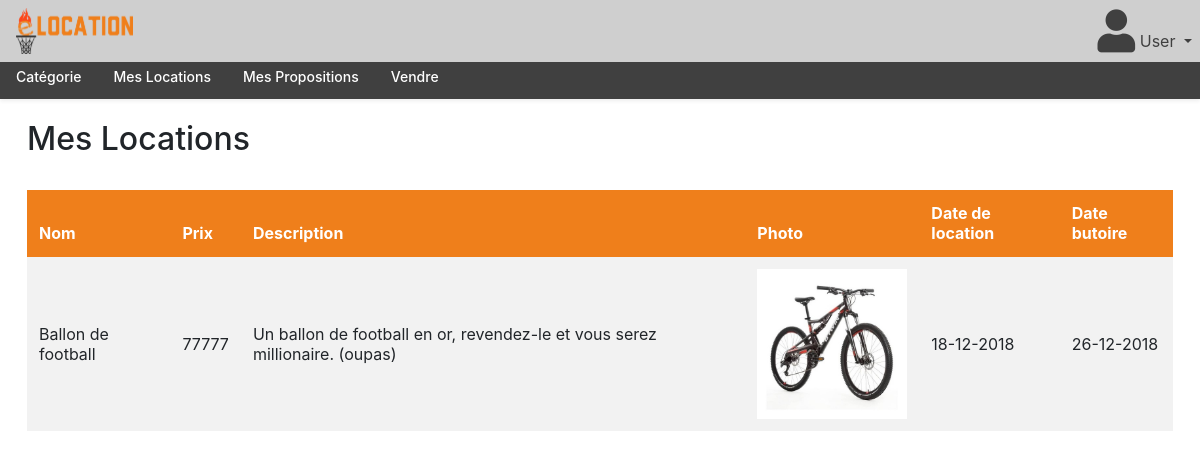
The app's page /index.php?page=accueil&rub=loc (signed in) with its own data.
### tables this page shows
CREATE TABLE `article` (
  `id` int(11) NOT NULL,
  `nom` varchar(45) NOT NULL,
  `description` text NOT NULL,
  `prix_journee` int(11) NOT NULL,
  `lien_photo` varchar(200) NOT NULL,
  `statut` enum('dispo','loue','reserve') NOT NULL DEFAULT 'dispo',
  `etat` enum('neuf','abime') NOT NULL DEFAULT 'neuf'
);

CREATE TABLE `louer` (
  `id` int(11) NOT NULL,
  `date_location` date NOT NULL,
  `date_butoire` date NOT NULL,
  `date_reelle` date DEFAULT NULL,
  `note` int(11) DEFAULT NULL,
  `commentaire` text,
  `action_id` int(11) NOT NULL,
  `point_relais_id` int(11) NOT NULL
);

### models/requete.php (called while the page is built, shortened)
        </script>    <?php
function affichage_location() {
    include('models/db_connect.php');
    $affichage_location = $bdd->query("SELECT article.nom as Nom, article.prix_journee as Prix, article.lien_photo as Photo, article.description as Description, louer.date_location as Date_de_location, louer.date_butoire as Date_butoire FROM article JOIN action ON article.id = action.article_id JOIN louer ON action.id = louer.action_id JOIN utilisateur ON action.utilisateur_id = utilisateur.id WHERE utilisateur.id = ".$_SESSION['id']." AND louer.date_reelle IS NULL ");
    return($affichage_location);
}
?>

### views/template/mes_locations.php (the view)
<div class="container" style="max-width: 98%;margin-top: 5%">
  <br><h2>Mes Locations</h2><br>
    <table class="table table-striped table-hover" style="align-center: auto;">
        <thead class="thead-dark">
            <tr>
                <th scope="col">Nom</th>
                <th scope="col">Prix</th>
                <th scope="col">Description</th>
                <th scope="col">Photo</th>
                <th scope="col">Date de location</th>
                <th scope="col">Date butoire</th>
            </tr>
        </thead>
        <tbody>
        <?php
    while($donneesAffichage = $affichage_location->fetch()){
        ?>
            <tr><td><?=$donneesAffichage['Nom']?></td>
            <td><?=$donneesAffichage['Prix']?></td>
            <td><?=$donneesAffichage['Description']?></td>
            <td><img src="views/template/vbtwin1.jpg" style="width: 150px;height: 150px;"></td>
            <td><?=strftime('%d-%m-%Y',strtotime($donneesAffichage['Date_de_location']))?></td>
            <td><?=strftime('%d-%m-%Y',strtotime($donneesAffichage['Date_butoire']))?></td>
            </tr>
            <?php
    }
    ?>
        </tbody>
    </table>
</div>

### views/librairies/offcanvas.css (style rules this page uses)
body { padding-top: 3%; }

### records on screen
article: nom "Ballon de football", prix_journee "77777", description "Un ballon de football en or, revendez-le et vous serez millionaire. (oupas)", louer.date_location "18-12-2018", louer.date_butoire "26-12-2018"

### other values on screen
$_SESSION['pseudo'] "User"
$value "Catégorie"
$value "Mes Locations"
$value "Mes Propositions"
$value "Vendre"
